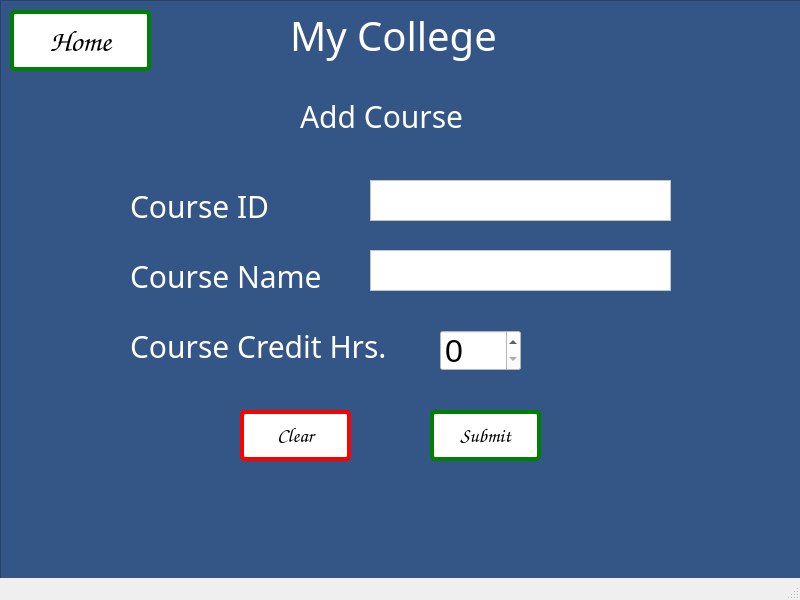
<?xml version="1.0" encoding="UTF-8"?>
<ui version="4.0">
 <class>MainWindow</class>
 <widget class="QMainWindow" name="MainWindow">
  <property name="geometry">
   <rect>
    <x>0</x>
    <y>0</y>
    <width>800</width>
    <height>600</height>
   </rect>
  </property>
  <property name="windowTitle">
   <string>MainWindow</string>
  </property>
  <widget class="QWidget" name="centralwidget">
   <widget class="QWidget" name="gridLayoutWidget">
    <property name="geometry">
     <rect>
      <x>0</x>
      <y>0</y>
      <width>801</width>
      <height>601</height>
     </rect>
    </property>
    <layout class="QGridLayout" name="gridLayout">
     <item row="0" column="0">
      <widget class="QFrame" name="frame">
       <property name="autoFillBackground">
        <bool>false</bool>
       </property>
       <property name="styleSheet">
        <string notr="true"> background-color: #345687;</string>
       </property>
       <property name="frameShape">
        <enum>QFrame::StyledPanel</enum>
       </property>
       <property name="frameShadow">
        <enum>QFrame::Raised</enum>
       </property>
       <widget class="QLabel" name="label_4">
        <property name="geometry">
         <rect>
          <x>290</x>
          <y>10</y>
          <width>211</width>
          <height>51</height>
         </rect>
        </property>
        <property name="font">
         <font>
          <family>Papyrus</family>
          <pointsize>-1</pointsize>
         </font>
        </property>
        <property name="styleSheet">
         <string notr="true">font-size: 40px;
color: white;</string>
        </property>
        <property name="text">
         <string>My College</string>
        </property>
       </widget>
       <widget class="QLabel" name="label_5">
        <property name="geometry">
         <rect>
          <x>300</x>
          <y>90</y>
          <width>181</width>
          <height>51</height>
         </rect>
        </property>
        <property name="font">
         <font>
          <family>Papyrus</family>
          <pointsize>-1</pointsize>
         </font>
        </property>
        <property name="styleSheet">
         <string notr="true">font-size: 30px;
color: white;</string>
        </property>
        <property name="text">
         <string>Add Course</string>
        </property>
       </widget>
       <widget class="QTextEdit" name="takeCourseID">
        <property name="geometry">
         <rect>
          <x>370</x>
          <y>180</y>
          <width>301</width>
          <height>41</height>
         </rect>
        </property>
        <property name="styleSheet">
         <string notr="true">background-color:white;color:black;font-size:25px;</string>
        </property>
       </widget>
       <widget class="QLabel" name="label_6">
        <property name="geometry">
         <rect>
          <x>130</x>
          <y>180</y>
          <width>161</width>
          <height>51</height>
         </rect>
        </property>
        <property name="font">
         <font>
          <family>Papyrus</family>
          <pointsize>-1</pointsize>
         </font>
        </property>
        <property name="styleSheet">
         <string notr="true">font-size: 30px;
color: white;</string>
        </property>
        <property name="text">
         <string>Course ID</string>
        </property>
       </widget>
       <widget class="QLabel" name="label_7">
        <property name="geometry">
         <rect>
          <x>130</x>
          <y>250</y>
          <width>201</width>
          <height>51</height>
         </rect>
        </property>
        <property name="font">
         <font>
          <family>Papyrus</family>
          <pointsize>-1</pointsize>
         </font>
        </property>
        <property name="styleSheet">
         <string notr="true">font-size: 30px;
color: white;</string>
        </property>
        <property name="text">
         <string>Course Name</string>
        </property>
       </widget>
       <widget class="QTextEdit" name="takeCourseName">
        <property name="geometry">
         <rect>
          <x>370</x>
          <y>250</y>
          <width>301</width>
          <height>41</height>
         </rect>
        </property>
        <property name="styleSheet">
         <string notr="true">background-color:white;color:black;font-size:25px;</string>
        </property>
       </widget>
       <widget class="QLabel" name="label_8">
        <property name="geometry">
         <rect>
          <x>130</x>
          <y>320</y>
          <width>291</width>
          <height>51</height>
         </rect>
        </property>
        <property name="font">
         <font>
          <family>Papyrus</family>
          <pointsize>-1</pointsize>
         </font>
        </property>
        <property name="styleSheet">
         <string notr="true">font-size: 30px;
color: white;</string>
        </property>
        <property name="text">
         <string>Course Credit Hrs.</string>
        </property>
       </widget>
       <widget class="QSpinBox" name="takeCourseHrs">
        <property name="geometry">
         <rect>
          <x>440</x>
          <y>330</y>
          <width>81</width>
          <height>41</height>
         </rect>
        </property>
        <property name="styleSheet">
         <string notr="true">background-color:white;font-size:32px</string>
        </property>
       </widget>
       <widget class="QPushButton" name="submitAddCourseButton">
        <property name="geometry">
         <rect>
          <x>430</x>
          <y>410</y>
          <width>111</width>
          <height>51</height>
         </rect>
        </property>
        <property name="font">
         <font>
          <family>Comic Sans MS</family>
          <pointsize>-1</pointsize>
          <underline>false</underline>
          <strikeout>false</strikeout>
         </font>
        </property>
        <property name="styleSheet">
         <string notr="true">background-color: white;
display: inline-block;
      padding: 10px 20px;
      font-size: 20px;
      text-align: center;
      text-decoration: none;
      cursor: pointer;
      border-radius: 5px;
      transition: background-color 0.3s ease;
 border: 4px solid green;</string>
        </property>
        <property name="text">
         <string>Submit</string>
        </property>
       </widget>
       <widget class="QPushButton" name="clearAddCourseButton">
        <property name="geometry">
         <rect>
          <x>240</x>
          <y>410</y>
          <width>111</width>
          <height>51</height>
         </rect>
        </property>
        <property name="font">
         <font>
          <family>Comic Sans MS</family>
          <pointsize>-1</pointsize>
          <underline>false</underline>
          <strikeout>false</strikeout>
         </font>
        </property>
        <property name="styleSheet">
         <string notr="true">background-color: white;
display: inline-block;
      padding: 10px 20px;
      font-size: 20px;
      text-align: center;
      text-decoration: none;
      cursor: pointer;
      border-radius: 5px;
      transition: background-color 0.3s ease;
 border: 4px solid red;</string>
        </property>
        <property name="text">
         <string>Clear</string>
        </property>
       </widget>
       <widget class="QPushButton" name="homeAddCourseButton">
        <property name="geometry">
         <rect>
          <x>10</x>
          <y>10</y>
          <width>141</width>
          <height>61</height>
         </rect>
        </property>
        <property name="font">
         <font>
          <family>Comic Sans MS</family>
          <pointsize>-1</pointsize>
          <underline>false</underline>
          <strikeout>false</strikeout>
         </font>
        </property>
        <property name="styleSheet">
         <string notr="true">background-color: white;
display: inline-block;
      padding: 10px 20px;
      font-size: 30px;
      text-align: center;
      text-decoration: none;
      cursor: pointer;
      border-radius: 5px;
      transition: background-color 0.3s ease;
 border: 4px solid green;</string>
        </property>
        <property name="text">
         <string>Home</string>
        </property>
       </widget>
      </widget>
     </item>
    </layout>
   </widget>
  </widget>
  <widget class="QStatusBar" name="statusbar"/>
 </widget>
 <resources/>
 <connections/>
</ui>
